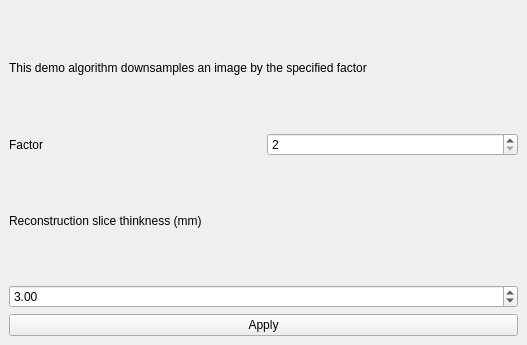
<?xml version="1.0" encoding="UTF-8"?>
<ui version="4.0">
 <class>SirtController</class>
 <widget class="QWidget" name="SirtController">
  <property name="geometry">
   <rect>
    <x>0</x>
    <y>0</y>
    <width>527</width>
    <height>345</height>
   </rect>
  </property>
  <property name="windowTitle">
   <string>Demo Algorithm</string>
  </property>
  <layout class="QGridLayout" name="gridLayout">
   <property name="leftMargin">
    <number>9</number>
   </property>
   <property name="topMargin">
    <number>9</number>
   </property>
   <property name="rightMargin">
    <number>9</number>
   </property>
   <property name="bottomMargin">
    <number>9</number>
   </property>
   <item row="1" column="1">
    <widget class="QSpinBox" name="spinBoxFactor">
     <property name="minimum">
      <number>2</number>
     </property>
     <property name="maximum">
      <number>4</number>
     </property>
     <property name="singleStep">
      <number>2</number>
     </property>
    </widget>
   </item>
   <item row="4" column="0" colspan="2">
    <widget class="QPushButton" name="pushButtonApply">
     <property name="text">
      <string>Apply</string>
     </property>
    </widget>
   </item>
   <item row="1" column="0">
    <widget class="QLabel" name="label">
     <property name="text">
      <string>Factor</string>
     </property>
    </widget>
   </item>
   <item row="0" column="0" colspan="2">
    <widget class="QLabel" name="label_2">
     <property name="text">
      <string>This demo algorithm downsamples an image by the specified factor</string>
     </property>
     <property name="wordWrap">
      <bool>true</bool>
     </property>
    </widget>
   </item>
   <item row="2" column="0">
    <widget class="QLabel" name="label_3">
     <property name="text">
      <string>Reconstruction slice thinkness (mm)</string>
     </property>
    </widget>
   </item>
   <item row="3" column="0" colspan="2">
    <widget class="QDoubleSpinBox" name="defaultThiknessSpinbox">
     <property name="value">
      <double>3.000000000000000</double>
     </property>
    </widget>
   </item>
  </layout>
 </widget>
 <resources/>
 <connections/>
</ui>
